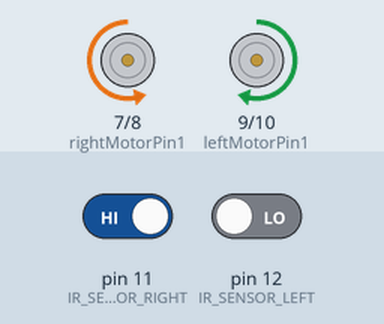
Bench run of a sketch on a simulated Arduino Uno, built with avr-gcc and run on an emulated ATmega328P. Shown: motor-driver pin pairs drawn as motors (green arrow = first pin HIGH = forward, orange = second pin HIGH = backward, longer = more drive, scaled by the enable pin). The inputs (shaded band) are chosen by the test bench; at power-on: pin 11 (IR_SENSOR_RIGHT) HIGH, pin 12 (IR_SENSOR_LEFT) LOW.

Above: at 1.2 s.
1.3 s: pin 11 (IR_SENSOR_RIGHT) driven LOW
At 2.2 s:
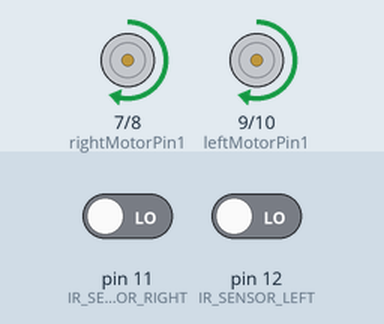
2.8 s: pin 12 (IR_SENSOR_LEFT) driven HIGH
At 3.4 s:
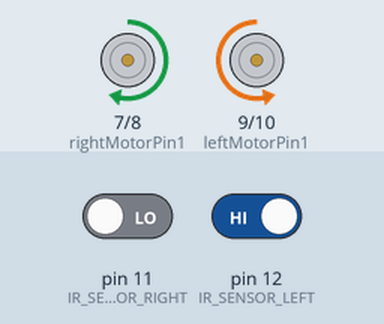
4.3 s: pin 11 (IR_SENSOR_RIGHT) driven HIGH
At 5.5 s:
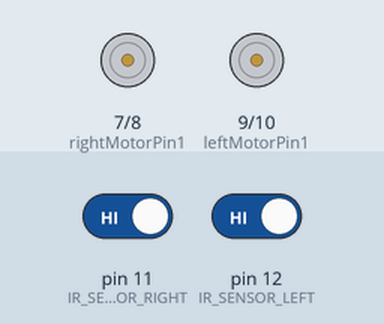
5.8 s: pin 12 (IR_SENSOR_LEFT) driven LOW
At 6.9 s:
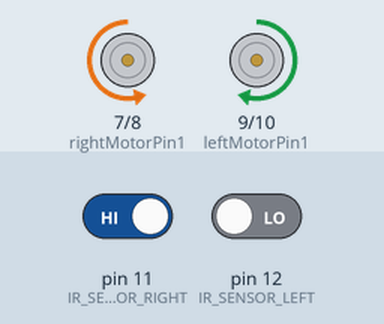
Timing chart, 0 to 8.3 s (numbered marks = the images above; inputs shaded):
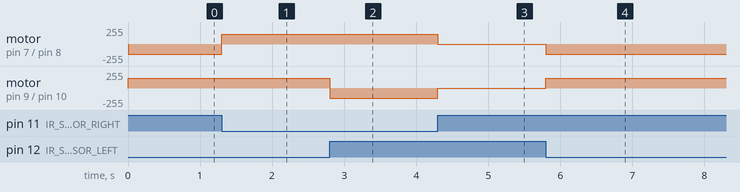

The sketch:

arduino-code.ino
```cpp
//Author:mahesh
#define IR_SENSOR_RIGHT 11
#define IR_SENSOR_LEFT 12
#define MOTOR_SPEED 150
// Right motor
int enableRightMotor = 6;
int rightMotorPin1 = 7;
int rightMotorPin2 = 8;
// Left motor
int enableLeftMotor = 5;
int leftMotorPin1 = 9;
int leftMotorPin2 = 10;
// Function declaration
void rotateMotor(int rightMotorSpeed, int leftMotorSpeed);
void setup()
{
  // Optional: Change PWM frequency for smoother motor control
  TCCR0B = (TCCR0B & B11111000) | B00000010;
  // Motor pins
  pinMode(enableRightMotor, OUTPUT);
  pinMode(rightMotorPin1, OUTPUT);
  pinMode(rightMotorPin2, OUTPUT);
  pinMode(enableLeftMotor, OUTPUT);
  pinMode(leftMotorPin1, OUTPUT);
  pinMode(leftMotorPin2, OUTPUT);
  // IR sensors
  pinMode(IR_SENSOR_RIGHT, INPUT);
  pinMode(IR_SENSOR_LEFT, INPUT);
  // Stop motors initially
  rotateMotor(0, 0);
}
void loop()
{
  int rightIRSensorValue = digitalRead(IR_SENSOR_RIGHT);
  int leftIRSensorValue = digitalRead(IR_SENSOR_LEFT);
  // Both sensors on white → Move straight
  if (rightIRSensorValue == LOW && leftIRSensorValue == LOW)
  {
    rotateMotor(MOTOR_SPEED, MOTOR_SPEED);
  }
  // Right sensor on black → Turn right
  else if (rightIRSensorValue == HIGH && leftIRSensorValue == LOW)
  {
    rotateMotor(-MOTOR_SPEED, MOTOR_SPEED);
  }
  // Left sensor on black → Turn left
  else if (rightIRSensorValue == LOW && leftIRSensorValue == HIGH)
  {
    rotateMotor(MOTOR_SPEED, -MOTOR_SPEED);
  }

  // Both sensors on black → Stop
  else
  {
    rotateMotor(0, 0);
  }
}
// Function to control motors
void rotateMotor(int rightMotorSpeed, int leftMotorSpeed)
{
  // Right motor control
  if (rightMotorSpeed < 0)
  {
    digitalWrite(rightMotorPin1, LOW);
    digitalWrite(rightMotorPin2, HIGH);
  }
  else if (rightMotorSpeed > 0)
  {
    digitalWrite(rightMotorPin1, HIGH);
    digitalWrite(rightMotorPin2, LOW);
  }
  else
  {
    digitalWrite(rightMotorPin1, LOW);
    digitalWrite(rightMotorPin2, LOW);
  }

  // Left motor control
  if (leftMotorSpeed < 0)
  {
    digitalWrite(leftMotorPin1, LOW);
    digitalWrite(leftMotorPin2, HIGH);
  }
  else if (leftMotorSpeed > 0)
  {
    digitalWrite(leftMotorPin1, HIGH);
    digitalWrite(leftMotorPin2, LOW);
  }
  else
  {
    digitalWrite(leftMotorPin1, LOW);
    digitalWrite(leftMotorPin2, LOW);
  }
  // Apply speed using PWM
  analogWrite(enableRightMotor, abs(rightMotorSpeed));
  analogWrite(enableLeftMotor, abs(leftMotorSpeed));
}
```

Measured:
- after the input at 1.3 s, motor on pin 7 (rightMotorPin1) / pin 8 (rightMotorPin2): backward 150/255 → forward 150/255 at once
- after the input at 2.8 s, motor on pin 9 (leftMotorPin1) / pin 10 (leftMotorPin2): forward 150/255 → backward 150/255 at once
- after the input at 4.3 s, motor on pin 7 (rightMotorPin1) / pin 8 (rightMotorPin2): forward 150/255 → stopped at once; motor on pin 9 (leftMotorPin1) / pin 10 (leftMotorPin2): backward 150/255 → stopped at once
- after the input at 5.8 s, motor on pin 7 (rightMotorPin1) / pin 8 (rightMotorPin2): stopped → backward 150/255 at once; motor on pin 9 (leftMotorPin1) / pin 10 (leftMotorPin2): stopped → forward 150/255 at once
